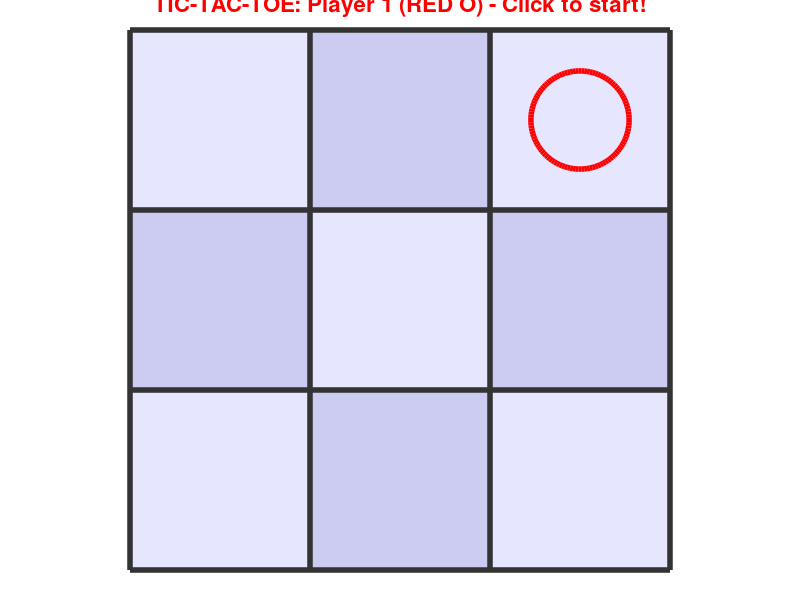

Here is the MATLAB script that generated this plot: (Note: this script raises an error after producing the figure.)
% ============================================
% *** TIC-TAC-TOE GAME! ***
% ============================================
% Author: Sandy Herho
% Date: 11/13/2025
% This game allows two players to play Tic-Tac-Toe
% Player 1 = RED circles (O)
% Player 2 = BLUE crosses (X)
% Click on a square to place your marker
% First player to get 3 in a row wins!
% ============================================

%% STEP 1: INITIALIZE THE GAME
% Close any open windows and clear workspace
close all;
clear;
clc;

% Create a new figure window for the game
figure('Name', 'Tic-Tac-Toe Game', 'NumberTitle', 'off', ...
       'Position', [100, 100, 600, 600], 'Color', [0.95 0.95 0.95]);

% Create axes that fill the entire window
fh = axes('Position', [0.05 0.05 0.9 0.9], 'Visible', 'off');
axis([0 3 0 3]);
axis square;  % Make the board perfectly square!
hold on;

%% STEP 2: DRAW THE CHECKERBOARD BACKGROUND
% Create a nice alternating background pattern
colors = [0.9 0.9 1.0; 0.8 0.8 0.95];  % Light blue alternating colors
for i = 1:3
    for j = 1:3
        % Alternate colors like a checkerboard
        if mod(i+j, 2) == 0
            color = colors(1,:);
        else
            color = colors(2,:);
        end
        % Draw filled rectangle for each square
        rectangle('Position', [i-1, j-1, 1, 1], ...
                  'FaceColor', color, 'EdgeColor', 'none');
    end
end

%% STEP 3: DRAW THE GRID LINES
% Draw thick black lines to separate the squares
for i = 0:3
    line([i i], [0 3], 'LineWidth', 4, 'Color', [0.2 0.2 0.2]);
    line([0 3], [i i], 'LineWidth', 4, 'Color', [0.2 0.2 0.2]);
end

%% STEP 4: SET UP GAME VARIABLES
% Game control variable
go = true;  % Keep playing while this is true

% Player tracking
player1 = true;  % true = Player 1's turn, false = Player 2's turn

% Game board array
% 0 = empty square
% 1 = Player 1 (RED O)
% 2 = Player 2 (BLUE X)
grid = zeros(3, 3);

% Move counter
move_count = 0;

% Display starting message
title('TIC-TAC-TOE: Player 1 (RED O) - Click to start!', ...
      'FontSize', 16, 'FontWeight', 'bold', 'Color', 'r');

%% STEP 5: MAIN GAME LOOP
while (go)
    % Get mouse click position
    [x, y, button] = ginput(1);
    
    % Convert click position to grid coordinates (1, 2, or 3)
    if (x < 1)
        xi = 1;
    elseif (x < 2)
        xi = 2;
    else
        xi = 3;
    end
    
    if (y < 1)
        yi = 1;
    elseif (y < 2)
        yi = 2;
    else
        yi = 3;
    end
    
    % Check if the clicked square is empty
    if (grid(xi, yi) == 0)
        % VALID MOVE - Place the marker
        
        % Draw Player 1's marker (RED circle)
        if (player1)
            scatter(xi-0.5, yi-0.5, 5000, 'o', ...
                   'LineWidth', 4, 'MarkerEdgeColor', [1 0 0]);
            grid(xi, yi) = 1;
            current_player = 1;
        % Draw Player 2's marker (BLUE cross)
        else
            scatter(xi-0.5, yi-0.5, 5000, 'x', ...
                   'LineWidth', 4, 'MarkerEdgeColor', [0 0 1]);
            grid(xi, yi) = 2;
            current_player = 2;
        end
        
        % Increment move counter
        move_count = move_count + 1;
        
        %% STEP 6: CHECK FOR A WINNER
        winner = check_winner(grid);
        
        if (winner > 0)
            % Someone won!
            go = false;  % End the game
            
            if (winner == 1)
                % Player 1 wins
                title('PLAYER 1 (RED O) WINS!', ...
                      'FontSize', 18, 'FontWeight', 'bold', 'Color', 'r');
                disp('========================================');
                disp('GAME OVER: Player 1 (RED O) WINS!');
                disp('========================================');
            else
                % Player 2 wins
                title('PLAYER 2 (BLUE X) WINS!', ...
                      'FontSize', 18, 'FontWeight', 'bold', 'Color', 'b');
                disp('========================================');
                disp('GAME OVER: Player 2 (BLUE X) WINS!');
                disp('========================================');
            end
            
            % Pause to show the result, then close
            pause(3);
            close;
            
        elseif (move_count == 9)
            % Board is full and no winner - it's a draw!
            go = false;
            title('DRAW! Nobody wins!', ...
                  'FontSize', 18, 'FontWeight', 'bold', 'Color', [0.5 0.5 0.5]);
            disp('========================================');
            disp('GAME OVER: DRAW! Nobody wins!');
            disp('========================================');
            
            % Pause to show the result, then close
            pause(3);
            close;
            
        else
            % Game continues - switch to next player
            player1 = ~player1;
            
            % Update title to show whose turn it is
            if (player1)
                title('TIC-TAC-TOE: Player 1 (RED O) - Your turn!', ...
                      'FontSize', 16, 'FontWeight', 'bold', 'Color', 'r');
            else
                title('TIC-TAC-TOE: Player 2 (BLUE X) - Your turn!', ...
                      'FontSize', 16, 'FontWeight', 'bold', 'Color', 'b');
            end
        end
        
    else
        % INVALID MOVE - Square already taken
        disp('That square is already taken! Choose another square.');
        % Flash a warning (optional)
        if (player1)
            title('Square taken! Player 1, try again!', ...
                  'FontSize', 16, 'FontWeight', 'bold', 'Color', 'r');
        else
            title('Square taken! Player 2, try again!', ...
                  'FontSize', 16, 'FontWeight', 'bold', 'Color', 'b');
        end
    end
end

%% FUNCTION: CHECK FOR WINNER
% This function checks if anyone has won the game
% Returns: 0 = no winner yet, 1 = Player 1 wins, 2 = Player 2 wins
function winner = check_winner(grid)
    winner = 0;  % Default: no winner
    
    % Check all rows (horizontal)
    for i = 1:3
        if (grid(i,1) ~= 0 && grid(i,1) == grid(i,2) && grid(i,2) == grid(i,3))
            winner = grid(i,1);
            return;
        end
    end
    
    % Check all columns (vertical)
    for j = 1:3
        if (grid(1,j) ~= 0 && grid(1,j) == grid(2,j) && grid(2,j) == grid(3,j))
            winner = grid(1,j);
            return;
        end
    end
    
    % Check diagonal (top-left to bottom-right)
    if (grid(1,1) ~= 0 && grid(1,1) == grid(2,2) && grid(2,2) == grid(3,3))
        winner = grid(1,1);
        return;
    end
    
    % Check diagonal (top-right to bottom-left)
    if (grid(3,1) ~= 0 && grid(3,1) == grid(2,2) && grid(2,2) == grid(1,3))
        winner = grid(3,1);
        return;
    end
end

% ============================================
% *** END OF GAME ***
% ============================================